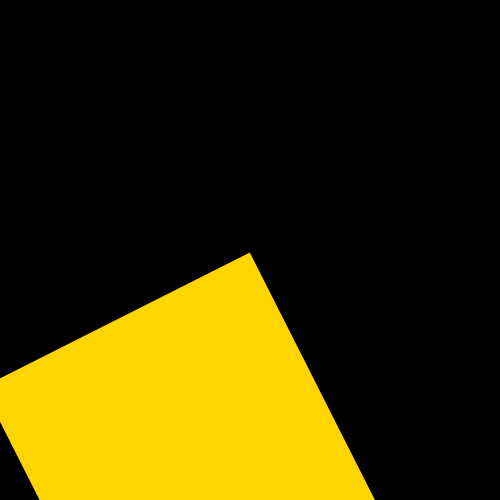
Frame 1 (no input)
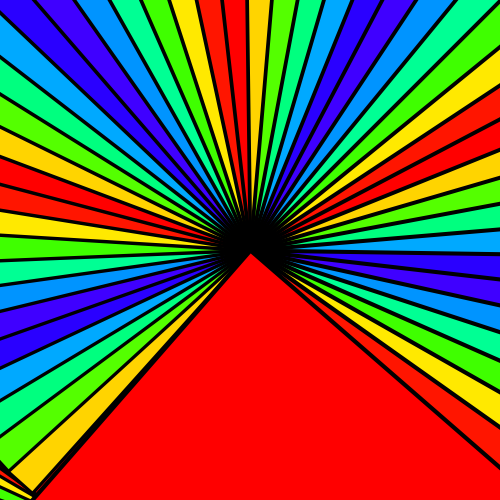
Frame 60 (the mouse pressed at the canvas centre just before this capture)
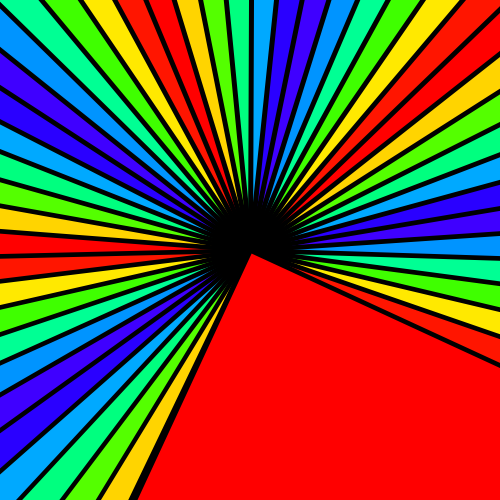
Frame 120 (the mouse held since frame 60 and released just before this capture)

The Processing sketch that drew these frames (run headless with seeded random() and noise(); from frame 60 on, the mouse is pressed at the canvas centre):

// Processing sketch: processing_164073
// ── processing_164073.pde

float angel = 1;
float s = 3;
float scaleSpeed = 0.02;
float t = 5;
float hue = 0.30;
float offset = 50;
 
 
void setup()
{  
  size(500, 500);
  background(0,0,0);  
}
   
void draw()
{
  t += 0.0167;
  frameRate(100);
    
  colorMode(HSB, 360, 100, 100);
  
  angel += 0.5;
  s += scaleSpeed;
   
  if (s > 5|| s < 0)
  {
    scaleSpeed = -scaleSpeed;
  }
    
  float degrees = radians(90);
  ellipseMode(CENTER);
     
     
   hue += offset;
  if (hue >= 255)
  {
     offset = -offset;
     hue = 255;
  }
  else if (hue < 0)
  {
    offset = -offset;
    hue = 0;
  }
  fill(hue, 100, 100);
   
  
  if (t > 25 && t < 50)
  
  {
    fill (hue, 200, 200);
    pushMatrix();
    translate(width/2, height/2);
    rotate(angel);
    scale(s);
    rect(0, 0, 100, 100);
    popMatrix();
  }
    
    
   if (t > 0 && t < 25)
   {
     angel -= 0.4;
    fill (hue, 100, 100);
    pushMatrix();
    translate(width/2, height/2);
    rotate(angel);
    scale(s);
    rect(0, 0, 100, 100);
    popMatrix();
   }   
    
    
     if (t > 50 && t >=18)
  {
    angel += 3;
    fill (hue, 100, 100);
    pushMatrix();
    translate(width/2, height/2);
    rotate(angel);
    scale(s);
    rect(0, 0, 100, 100);
    popMatrix();
  }  
}
